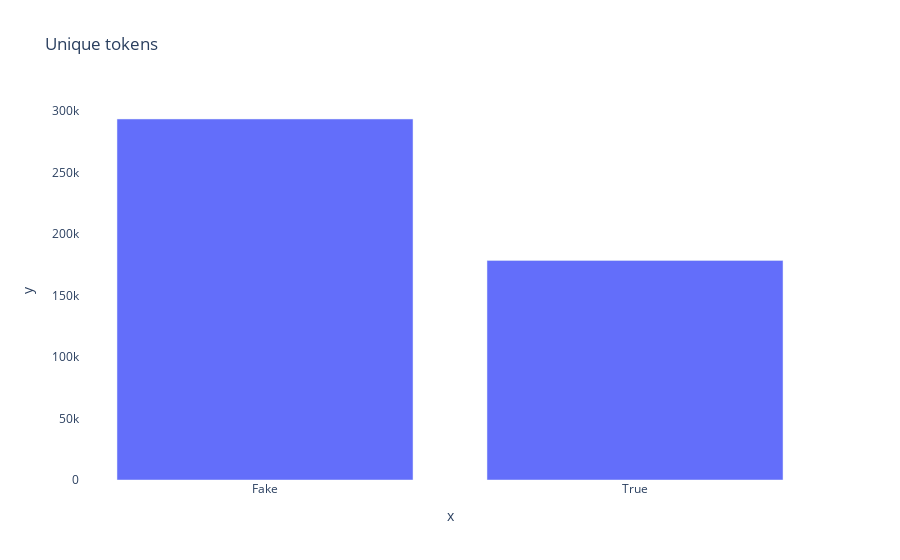

This figure's notebook cell:
### Code cell
twitter_users_fake_count = count_twitters_user(fake)
twitter_users_true_count = count_twitters_user(true)
fig = px.bar(y=[len(unique_tokens_fake), len(unique_tokens_true)], x=['Fake', 'True'], title='Unique tokens')
fig.update_layout({
        'plot_bgcolor': 'rgba(0, 0, 0, 0)',
        'paper_bgcolor': 'rgba(0, 0, 0, 0)',
})
fig.show()

### Figure 1 — Plotly figure (JSON) as saved in the notebook; plotly's stock layout.template omitted (floating-point values rounded to 4 significant figures)
{"data": [{"alignmentgroup": "True", "hovertemplate": "x=%{x}<br>y=%{y}<extra></extra>", "legendgroup": "", "marker": {"color": "#636efa"}, "name": "", "offsetgroup": "", "orientation": "v", "showlegend": false, "textposition": "auto", "type": "bar", "x": ["Fake", "True"], "xaxis": "x", "y": [293553, 178503], "yaxis": "y"}], "layout": {"barmode": "relative", "legend": {"tracegroupgap": 0}, "paper_bgcolor": "rgba(0, 0, 0, 0)", "plot_bgcolor": "rgba(0, 0, 0, 0)", "title": {"text": "Unique tokens"}, "xaxis": {"anchor": "y", "domain": [0, 1], "title": {"text": "x"}}, "yaxis": {"anchor": "x", "domain": [0, 1], "title": {"text": "y"}}}}
